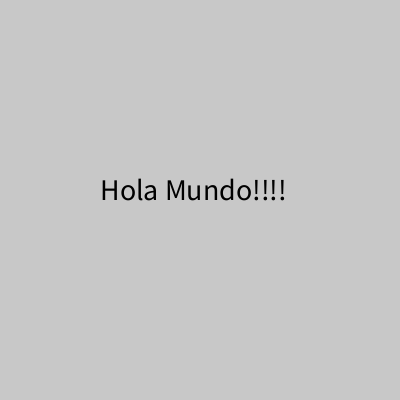
Frame 1 (no input)
Frame 60 (the mouse pressed at the canvas centre just before this capture): identical to frame 1, image omitted
Frame 120 (the mouse held since frame 60 and released just before this capture): identical to frame 1, image omitted

The Processing sketch that drew this single still picture (run headless with seeded random() and noise(); from frame 60 on, the mouse is pressed at the canvas centre):

// Processing sketch: if_tiempo_doble_2
// ── if_tiempo_doble_2.pde
int tiempoHolaMundo = 900; //20 seg aprox
int dir = 1;

void setup() {
  size(400, 400);
  textSize(30);
}

void draw() {
  background(200);
  fill(0);
  if (tiempoHolaMundo>(900-300)) {
    tiempoHolaMundo--;
    text("Hola Mundo!!!!", 100, 200);
  } else if(tiempoHolaMundo > 0) {
    tiempoHolaMundo--;
    text("Fin del Mundo!!!!", 100, 200);
  }
}

void mouseClicked() {
}

void keyPressed() {
}
